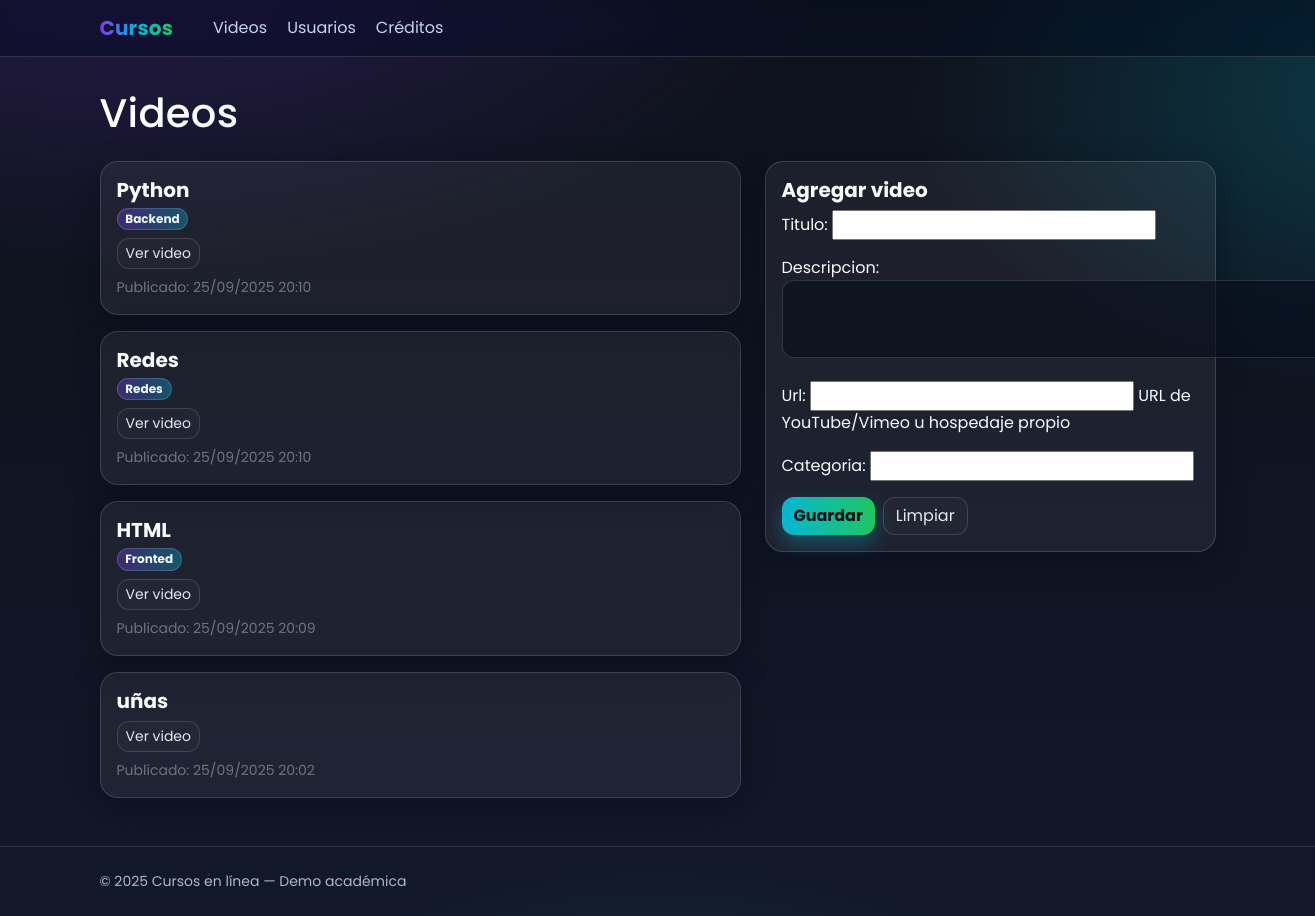
The page / on the database its author committed.
### courses/models.py (models this page shows, shortened)
class Video(models.Model):
    titulo = models.CharField(max_length=150)
    descripcion = models.TextField(blank=True)
    url = models.URLField(help_text="URL de YouTube/Vimeo u hospedaje propio")
    categoria = models.CharField(max_length=80, blank=True)
    publicado = models.DateTimeField(auto_now_add=True)

### courses/views.py (the view)
# urls.py: path('', views.videos_view, name='home'),
def videos_view(request):
    videos = Video.objects.order_by('-publicado')
    if request.method == 'POST':
        form = VideoForm(request.POST)
        if form.is_valid():
            form.save()
            return redirect(reverse('courses:videos'))
    else:
        form = VideoForm()
    return render(request, 'courses/videos_list.html', {'videos': videos, 'form': form, 'page_title': 'Videos'})

### courses/forms.py
class VideoForm(forms.ModelForm):
    class Meta:
        model = Video
        fields = ['titulo', 'descripcion', 'url', 'categoria']
        widgets = {'descripcion': forms.Textarea(attrs={'rows': 3})}

### courses/templates/courses/videos_list.html (shortened to what this page needs)
{% extends 'base.html' %}
{% block content %}
<h1 class="mb-4">Videos</h1>
<div class="row g-4">
  <div class="col-lg-7">
    {% if videos %}
      {% for v in videos %}
        <div class="card mb-3">
          <div class="card-body">
            <h5 class="card-title mb-1">{{ v.titulo }}</h5>
            {% if v.categoria %}<span class="badge">{{ v.categoria }}</span>{% endif %}
            <a href="{{ v.url }}" target="_blank" class="btn btn-ghost btn-sm">Ver video</a>
            <div class="text-secondary small mt-2">Publicado: {{ v.publicado|date:'d/m/Y H:i' }}</div>
          </div>
        </div>
      {% endfor %}
    {% else %}
      <div class="alert">No hay videos aún. ¡Agrega el primero!</div>
    {% endif %}
  </div>
  <div class="col-lg-5">
    <div class="card">
      <div class="card-body">
        <h5 class="card-title">Agregar video</h5>
        <form method="post" novalidate>
          {{ form.as_p }}
          <div class="d-flex gap-2">
            <button class="btn btn-gradient">Guardar</button>
            <button class="btn btn-ghost" type="reset">Limpiar</button>
          </div>
        </form>
      </div>
    </div>
  </div>
</div>
{% endblock %}

### courses/templates/base.html (style rules this page uses)
:root { --bg-1: #0e121b; --bg-2: #12172a; --grad-1: #7c3aed; --grad-2: #06b6d4; --grad-3: #22c55e; --text: #f8fafc; --muted: #cbd5e1; --card: rgba(255,255,255,0.06); --border: rgba(255,255,255,0.14); --shadow: 0 10px 30px rgba(2, 8, 23, .35); }
* { box-sizing: border-box }
html,body { height: 100% }
body { margin:0; color: var(--text); background: radial-gradient(1200px 600px at 10% -10%, rgba(124,58,237,.25), transparent 60%), radial-gradient(900px 500px at 110% 10%, rgba(6,182,212,.25), transparent 60%), radial-gradient(700px 400px at 50% 120%, rgba(34,197,94,.20), transparent 60%), linear-gradient(180deg, var(--bg-1), var(--bg-2)); font-family: "Poppins", system-ui, -apple-system, Segoe UI, Roboto, Arial, sans-serif; }
.card { background: var(--card); border: 1px solid var(--border); border-radius: 18px; box-shadow: var(--shadow); color: var(--text); }
.card-title { font-weight:700 }
.btn-gradient { border:0; color:#051016; font-weight:700; border-radius: 12px; background: linear-gradient(90deg,var(--grad-2),var(--grad-3)); transition: transform .08s ease-in-out, box-shadow .2s; box-shadow: 0 8px 20px rgba(6,182,212,.35); }
.btn-ghost { border:1px solid var(--border); color:#e2e8f0; background: rgba(255,255,255,0.02); border-radius:12px; }
.form-control, .form-select, textarea { background: rgba(8,14,28,.65) !important; color: var(--text) !important; border: 1px solid var(--border) !important; border-radius: 12px !important; }
.badge { border-radius: 999px; border: 1px solid rgba(255,255,255,.15); background: linear-gradient(90deg, rgba(124,58,237,.35), rgba(6,182,212,.35)); color: #f0f9ff; }
h1,h2 { background: linear-gradient(90deg, #fff, #e0f2fe 30%, #bbf7d0 60%); -webkit-background-clip: text; background-clip: text; color: transparent; letter-spacing:.3px; }

### rows shown on the page
Video: titulo "Python", categoria "Backend", publicado "25/09/2025 20:10"
Video: titulo "Redes", categoria "Redes", publicado "25/09/2025 20:10"
Video: titulo "HTML", categoria "Fronted", publicado "25/09/2025 20:09"
Video: titulo "uñas", publicado "25/09/2025 20:02"
